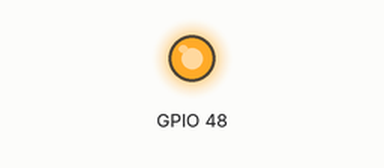
Recording of a sketch running on a simulated ESP32-S3. On the bench: output pins drawn as LEDs (lit = HIGH). What the sketch prints to the serial monitor is not drawn.

Above: at 0.1 s.
At 2.3 s:
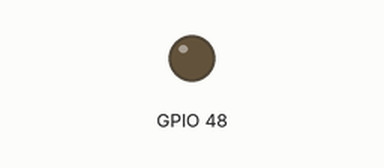
Timing chart, 0 to 3.8 s (numbered marks = the images above):
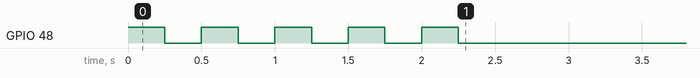

The sketch:

1_Neopixel_LED_Blink.ino
```cpp
// (licence header left out)
/*******************************************************************************************************
  Program Operation - This is a LED blink program for the RGB Neopixel LED on the ESP32S3 Camera
  Development Board. In the Arduino IDE set the board type to be 'ESP32S3 DEV Module'.

  Serial monitor baud rate is set at 115200.
*******************************************************************************************************/


#define LED1 RGB_BUILTIN  //GPIO 97
#define RGB_LED 48        //pin number for neopixel LED
#define BRIGHTNESS 64     //default brightness (max 255)


void loop() {
  Serial.print(millis() / 1000);
  Serial.println(F(" Seconds"));

  Serial.println(F("RGB - Red"));
  rgb_Flash(1, 100, BRIGHTNESS, 0, 0);
  delay(900);

  Serial.println(F("RGB - Green"));
  rgb_Flash(1, 100, 0, BRIGHTNESS, 0);
  delay(900);

  Serial.println(F("RGB - Blue"));
  rgb_Flash(1, 100, 0, 0, BRIGHTNESS);
  delay(900);

  Serial.println(F("RGB - White"));
  rgb_Flash(1, 100, BRIGHTNESS, BRIGHTNESS, BRIGHTNESS);
  delay(900);
}


void rgb_Flash(uint16_t flashes, uint16_t delaymS, uint8_t Redbright, uint8_t Greenbright, uint8_t Bluebright) {
  uint16_t index;

  for (index = 1; index <= flashes; index++) {
    rgbLedWrite(RGB_LED, Redbright, Greenbright, Bluebright);  //RGB LED on
    delay(delaymS);
    rgbLedWrite(RGB_LED, 0, 0, 0);  //RGB LED off
    delay(delaymS);
  }
}


void led_Flash(uint16_t flashes, uint16_t delaymS) {
  uint16_t index;

  for (index = 1; index <= flashes; index++) {
    digitalWrite(LED1, HIGH);  //LED on
    delay(delaymS);
    digitalWrite(LED1, LOW);  //LED off
    delay(delaymS);
  }
}


void setup() {
  pinMode(LED1, OUTPUT);
  led_Flash(5, 250);  //flash Neopixel as LED

  Serial.println();
  Serial.begin(115200);
  Serial.println();
  Serial.println(__FILE__);
  Serial.println(F("Program starting"));
  Serial.print(F("RGB_BUILTIN on pin "));
  Serial.println(RGB_BUILTIN);
  Serial.println();
  delay(1000);
}
```
